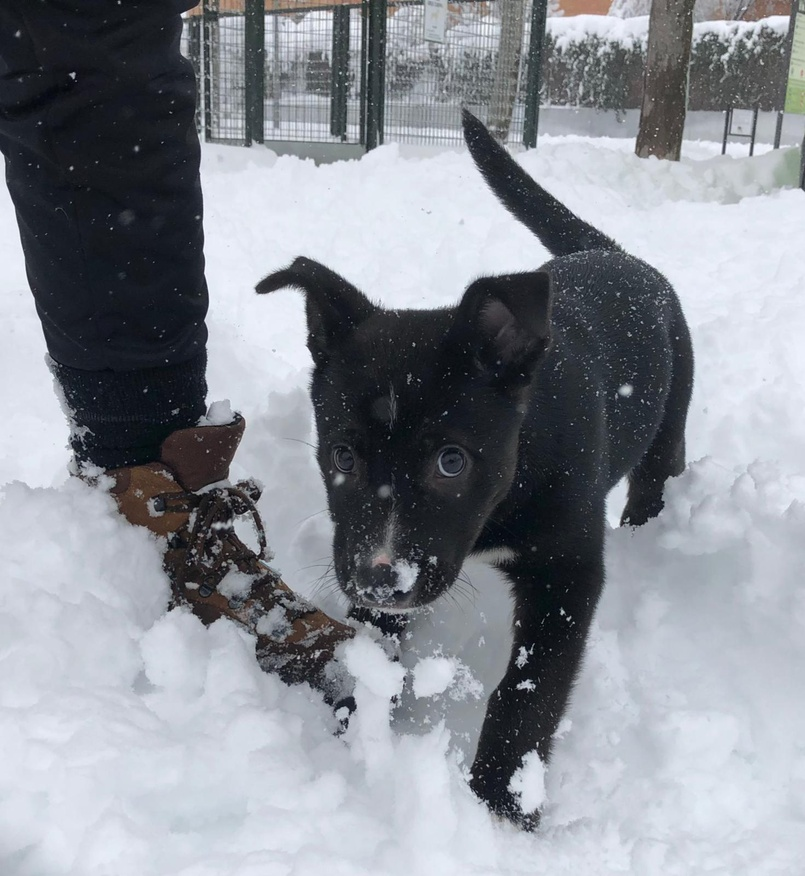
#> input picture LOLA.jpg, 805 x 876 px, shrunk from 1471 x 1600 before the run, found by its file name
$ jupyter execute lola_CS.ipynb
#> lines starting #> are read from the running program, lines starting #| are printed output that depends on the picture
[cell 1]
import numpy as np
import matplotlib.pyplot as plt
import pywt
import matplotlib.image as mpimg
import os

[cell 2]
LOLA = mpimg.imread(os.path.join('C:\\Users\\SE79065\\Documents\\CompressiveSensing\\images\\LOLA.jpg'))
#> LOLA is the input picture: shape (876, 805, 3); mean R, G, B 137.2, 141.3, 149
LOLA = np.mean(LOLA,-1)
#> LOLA: shape (876, 805) float64

[cell 3]
lola_trans = np.abs(np.fft.fft2(LOLA))
x,y = np.shape(LOLA)
#> x = 876; y = 805

[cell 4]
mag_spect = 20*np.log(lola_trans)
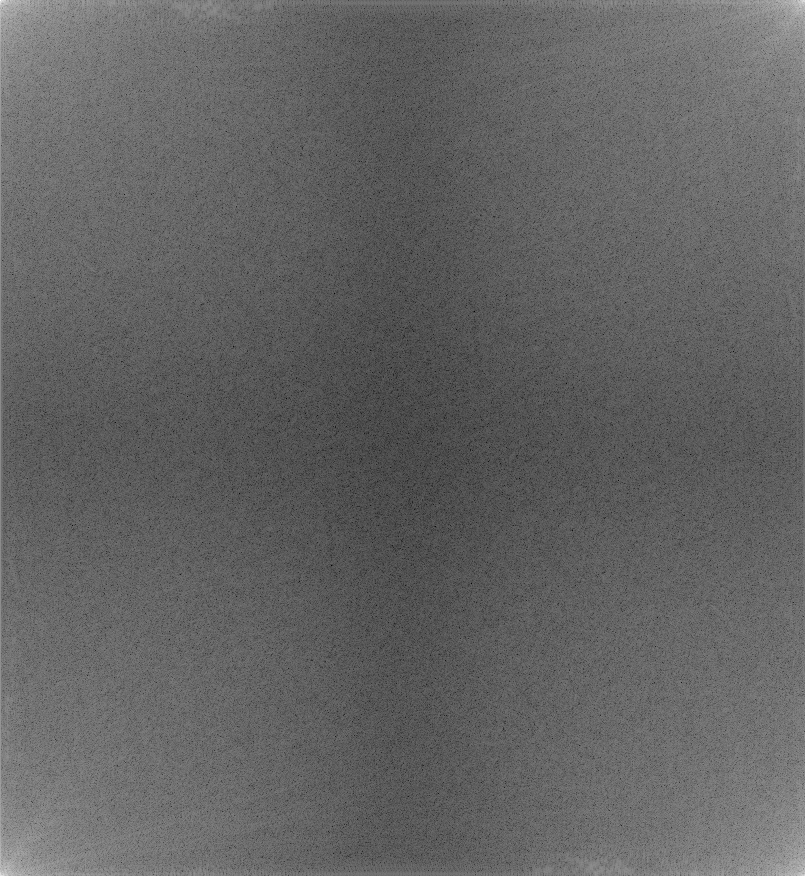
#> mag_spect: shape (876, 805) float64; min 34.72, max 368.5, mean 165.5; drawn with min black and max white

[cell 5]
sup = mag_spect.max()
#> sup = 368.5
inf = mag_spect.min()
#> inf = 34.72
plt.imshow(mag_spect,cmap='seismic',vmax = sup,vmin=inf,aspect='auto')
plt.colorbar()
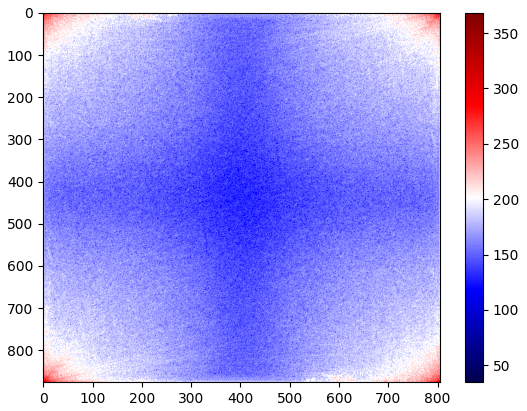
#> figure drawn by matplotlib, 2 panels
